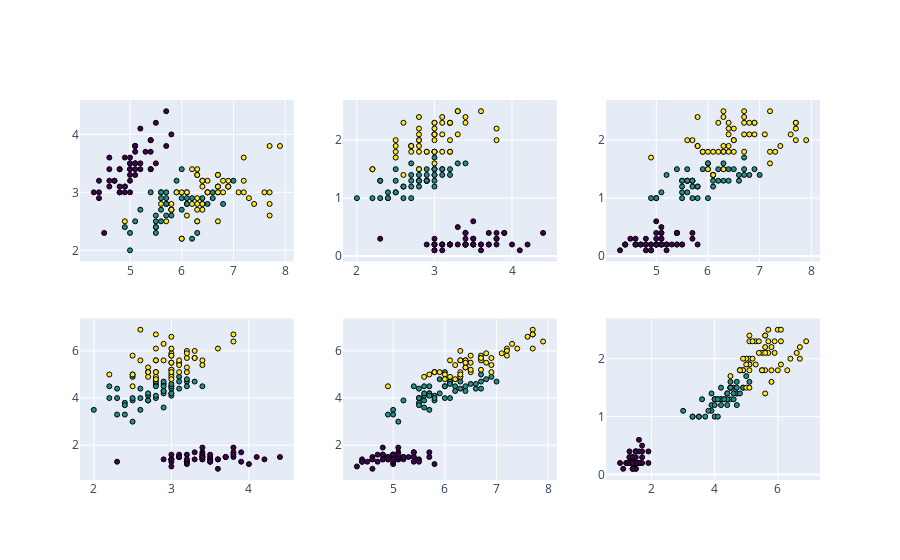

Source (notebook cell):
### Code cell
# Parameters
n_classes = 3
plot_colors = "rgb"
plot_step = 0.02

fig = plotly.tools.make_subplots(rows=2, cols=3)

for pairidx, pair in enumerate([[0, 1], [0, 2], [0, 3],
                                [1, 2], [1, 3], [2, 3]]):
    # We only take the two corresponding features
    X = iris.data[:, pair]
    y = iris.target

    # Train
    clf = DecisionTreeClassifier().fit(X, y)

    x_min, x_max = X[:, 0].min() - 1, X[:, 0].max() + 1
    y_min, y_max = X[:, 1].min() - 1, X[:, 1].max() + 1
    xx, yy = np.meshgrid(np.arange(x_min, x_max, plot_step),
                         np.arange(y_min, y_max, plot_step))
    y_ = np.arange(y_min, y_max, plot_step)

    Z = clf.predict(np.c_[xx.ravel(), yy.ravel()])
    Z = Z.reshape(xx.shape)

    heatmap = go.Heatmap(x=xx[0], y=y_, z=Z,
                  colorscale='Viridis',
                  showscale=False)

    scatter = go.Scatter(x=X[:, 0], y=X[:, 1], 
                        mode='markers',
                        showlegend=False,
                        marker=dict(size=5,
                                    color=y, 
                                    colorscale='Viridis',
                                    line=dict(color='black', width=1))
                        )

    # Plus one and mods are used because starting index is 1,1 for plotly
    x_plot_location = (pairidx % 2) + 1
    y_plot_location = (pairidx % 3) + 1
    # fig.append_trace(heatmap,x_plot_location,y_plot_location)
    fig.append_trace(scatter,x_plot_location,y_plot_location)

clf = DecisionTreeClassifier().fit(iris.data, iris.target)
# HTML(plotly.offline.plot(fig, filename='Descision_tree_pairwise.html',include_plotlyjs='cdn'))
fig.show()

### Figure 1 — Plotly figure (JSON) as saved in the notebook; plotly's stock layout.template omitted (floating-point values rounded to 4 significant figures; data arrays with more than 128 entries replaced by an {"elided": "..."} marker saying what was removed)
{"data": [{"marker": {"color": {"elided": "150 int values"}, "colorscale": [[0, "#440154"], [0.1111, "#482878"], [0.2222, "#3e4989"], [0.3333, "#31688e"], [0.4444, "#26828e"], [0.5556, "#1f9e89"], [0.6667, "#35b779"], [0.7778, "#6ece58"], [0.8889, "#b5de2b"], [1, "#fde725"]], "line": {"color": "black", "width": 1}, "size": 5}, "mode": "markers", "showlegend": false, "type": "scatter", "x": {"elided": "150 float values"}, "xaxis": "x", "y": {"elided": "150 float values"}, "yaxis": "y"}, {"marker": {"color": {"elided": "150 int values"}, "colorscale": [[0, "#440154"], [0.1111, "#482878"], [0.2222, "#3e4989"], [0.3333, "#31688e"], [0.4444, "#26828e"], [0.5556, "#1f9e89"], [0.6667, "#35b779"], [0.7778, "#6ece58"], [0.8889, "#b5de2b"], [1, "#fde725"]], "line": {"color": "black", "width": 1}, "size": 5}, "mode": "markers", "showlegend": false, "type": "scatter", "x": {"elided": "150 float values"}, "xaxis": "x5", "y": {"elided": "150 float values"}, "yaxis": "y5"}, {"marker": {"color": {"elided": "150 int values"}, "colorscale": [[0, "#440154"], [0.1111, "#482878"], [0.2222, "#3e4989"], [0.3333, "#31688e"], [0.4444, "#26828e"], [0.5556, "#1f9e89"], [0.6667, "#35b779"], [0.7778, "#6ece58"], [0.8889, "#b5de2b"], [1, "#fde725"]], "line": {"color": "black", "width": 1}, "size": 5}, "mode": "markers", "showlegend": false, "type": "scatter", "x": {"elided": "150 float values"}, "xaxis": "x3", "y": {"elided": "150 float values"}, "yaxis": "y3"}, {"marker": {"color": {"elided": "150 int values"}, "colorscale": [[0, "#440154"], [0.1111, "#482878"], [0.2222, "#3e4989"], [0.3333, "#31688e"], [0.4444, "#26828e"], [0.5556, "#1f9e89"], [0.6667, "#35b779"], [0.7778, "#6ece58"], [0.8889, "#b5de2b"], [1, "#fde725"]], "line": {"color": "black", "width": 1}, "size": 5}, "mode": "markers", "showlegend": false, "type": "scatter", "x": {"elided": "150 float values"}, "xaxis": "x4", "y": {"elided": "150 float values"}, "yaxis": "y4"}, {"marker": {"color": {"elided": "150 int values"}, "colorscale": [[0, "#440154"], [0.1111, "#482878"], [0.2222, "#3e4989"], [0.3333, "#31688e"], [0.4444, "#26828e"], [0.5556, "#1f9e89"], [0.6667, "#35b779"], [0.7778, "#6ece58"], [0.8889, "#b5de2b"], [1, "#fde725"]], "line": {"color": "black", "width": 1}, "size": 5}, "mode": "markers", "showlegend": false, "type": "scatter", "x": {"elided": "150 float values"}, "xaxis": "x2", "y": {"elided": "150 float values"}, "yaxis": "y2"}, {"marker": {"color": {"elided": "150 int values"}, "colorscale": [[0, "#440154"], [0.1111, "#482878"], [0.2222, "#3e4989"], [0.3333, "#31688e"], [0.4444, "#26828e"], [0.5556, "#1f9e89"], [0.6667, "#35b779"], [0.7778, "#6ece58"], [0.8889, "#b5de2b"], [1, "#fde725"]], "line": {"color": "black", "width": 1}, "size": 5}, "mode": "markers", "showlegend": false, "type": "scatter", "x": {"elided": "150 float values"}, "xaxis": "x6", "y": {"elided": "150 float values"}, "yaxis": "y6"}], "layout": {"xaxis": {"anchor": "y", "domain": [0, 0.2889]}, "xaxis2": {"anchor": "y2", "domain": [0.3556, 0.6444]}, "xaxis3": {"anchor": "y3", "domain": [0.7111, 1]}, "xaxis4": {"anchor": "y4", "domain": [0, 0.2889]}, "xaxis5": {"anchor": "y5", "domain": [0.3556, 0.6444]}, "xaxis6": {"anchor": "y6", "domain": [0.7111, 1]}, "yaxis": {"anchor": "x", "domain": [0.575, 1]}, "yaxis2": {"anchor": "x2", "domain": [0.575, 1]}, "yaxis3": {"anchor": "x3", "domain": [0.575, 1]}, "yaxis4": {"anchor": "x4", "domain": [0, 0.425]}, "yaxis5": {"anchor": "x5", "domain": [0, 0.425]}, "yaxis6": {"anchor": "x6", "domain": [0, 0.425]}}}
